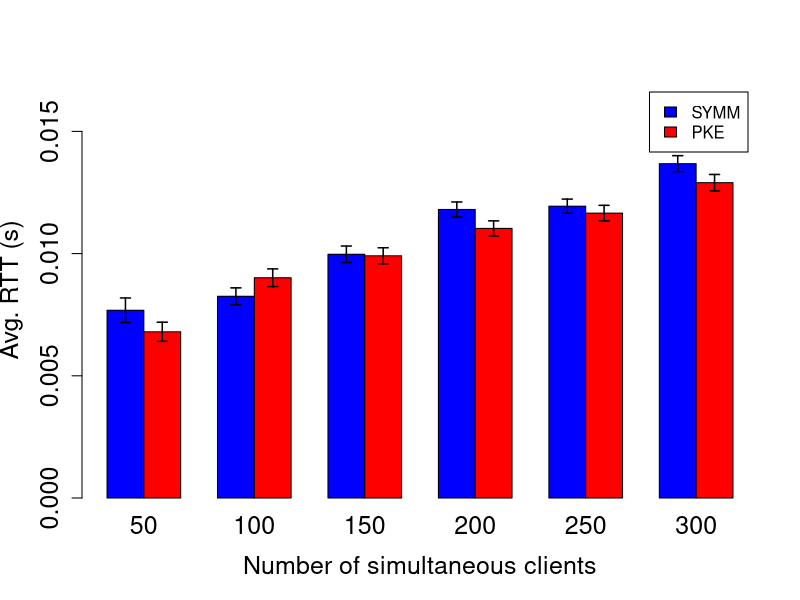

Write R code to recreate this figure.

sk50 = read.csv("./public_key/throughput_pk_50_50.csv",sep=',')$rtt
pk50 = read.csv("./symm_key/throughput_sk_50_50.csv",sep=',')$rtt

sk100 = read.csv("./public_key/throughput_pk_100_100.csv",sep=',')$rtt
pk100 = read.csv("./symm_key/throughput_sk_100_100.csv",sep=',')$rtt

sk150 = read.csv("./public_key/throughput_pk_150_150.csv",sep=',')$rtt
pk150 = read.csv("./symm_key/throughput_sk_150_150.csv",sep=',')$rtt

sk200 = read.csv("./public_key/throughput_pk_200_200.csv",sep=',')$rtt
pk200 = read.csv("./symm_key/throughput_sk_200_200.csv",sep=',')$rtt

sk250 = read.csv("./public_key/throughput_pk_250_250.csv",sep=',')$rtt
pk250 = read.csv("./symm_key/throughput_sk_250_250.csv",sep=',')$rtt

sk300 = read.csv("./public_key/throughput_pk_300_300.csv",sep=',')$rtt
pk300 = read.csv("./symm_key/throughput_sk_300_300.csv",sep=',')$rtt

clients = c("50","100","150","200","250","300")

SYMM = c(mean(sk50),mean(sk100),mean(sk150),mean(sk200),mean(sk250),mean(sk300))    #seconds
PKE = c(mean(pk50),mean(pk100),mean(pk150),mean(pk200),mean(pk250),mean(pk300))     #seconds

errf <- function(array){

    object <- sd(array)/sqrt(length(array))

    return(object)
}

CI1 = 1.64*c(errf(sk50),errf(sk100),errf(sk150),errf(sk200),errf(sk250),errf(sk300))
CI2 = 1.64*c(errf(pk50),errf(pk100),errf(pk150),errf(pk200),errf(pk250),errf(pk300))

errs = c(rbind(CI1,CI2)) 
means = c(rbind(SYMM,PKE)) 
data <- data.frame(rbind(SYMM,PKE))

pdf("new_result_rtt.pdf")

barCenters <- barplot(as.matrix(data), ylab="Avg. RTT (s)",
    xlab="Number of simultaneous clients", col=c("blue","red"),
 	legend = c("SYMM","PKE"), beside=TRUE, names.arg=clients,ylim=c(0,(max(means)+ max(errs))*1.2),
    cex.lab=1.5, cex.axis=1.5, cex.main=1.5, cex.sub=1.5,, cex.names=1.5)

arrows(barCenters, means - errs, barCenters,
       means + errs, lwd = 1.5, angle = 90,
       code = 3, length = 0.05)


dev.off()


